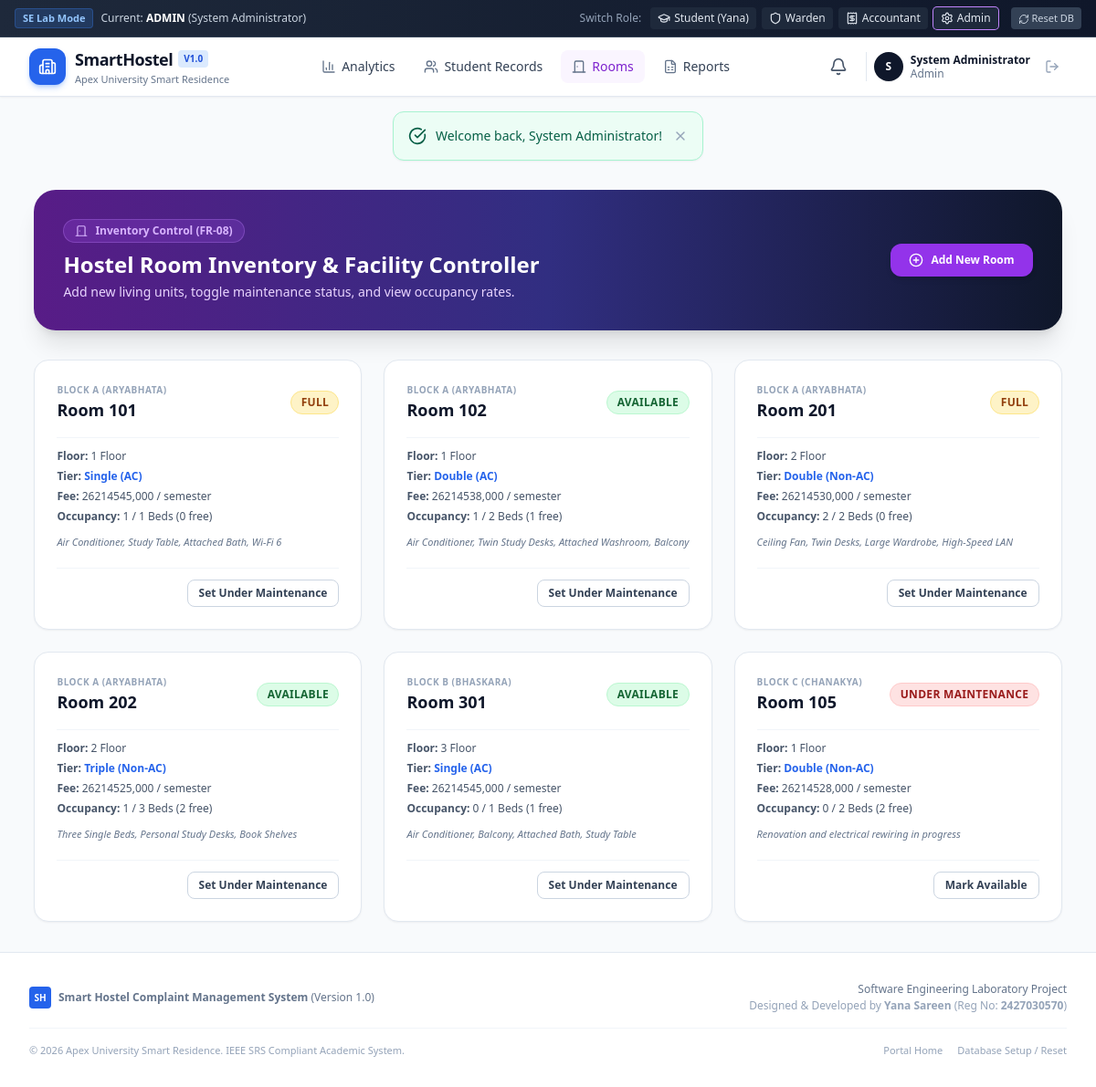
Screenshot of /admin_rooms.php (signed in) with the database file from the repository.
### tables this page shows
CREATE TABLE `rooms` (
  `id` INT AUTO_INCREMENT PRIMARY KEY,
  `room_number` VARCHAR(20) NOT NULL UNIQUE,
  `block` VARCHAR(50) NOT NULL,
  `floor` INT NOT NULL DEFAULT 1,
  `room_type` VARCHAR(50) NOT NULL DEFAULT 'Double (Non-AC)',
  `capacity` INT NOT NULL DEFAULT 2,
  `occupied_beds` INT NOT NULL DEFAULT 0,
  `fee_per_semester` DECIMAL(10,2) NOT NULL DEFAULT 35000.00,
  `status` ENUM('Available', 'Full', 'Under Maintenance') NOT NULL DEFAULT 'Available',
  `amenities` TEXT DEFAULT NULL,
  `created_at` DATETIME DEFAULT CURRENT_TIMESTAMP
);

### admin_rooms.php (the view, shortened to what this page needs)
<?php
$db = get_db();
$rooms_data = $db->query("SELECT * FROM rooms ORDER BY block, room_number")->fetchAll();
require_once __DIR__ . '/includes/header.php';
require_once __DIR__ . '/includes/navbar.php';
?>
<div class="max-w-7xl mx-auto px-4 sm:px-6 lg:px-8 py-8 space-y-8">
    <div class="bg-gradient-to-r from-purple-900 via-indigo-900 to-slate-900 rounded-3xl p-6 sm:p-8 text-white shadow-xl flex flex-col sm:flex-row sm:items-center justify-between gap-4">
        <div>
            <div class="inline-flex items-center gap-2 px-3 py-1 rounded-full text-xs font-semibold bg-purple-500/20 text-purple-300 border border-purple-400/30 mb-2">
                <i data-lucide="door-closed" class="w-3.5 h-3.5"></i> Inventory Control (FR-08)
            </div>
            <h1 class="text-2xl font-black">Hostel Room Inventory & Facility Controller</h1>
            <p class="text-xs sm:text-sm text-purple-200 mt-1">Add new living units, toggle maintenance status, and view occupancy rates.</p>
        </div>
        <button onclick="openModal('addRoomModal')" class="px-5 py-2.5 rounded-xl bg-purple-600 hover:bg-purple-500 text-white font-bold text-xs shadow-md transition flex items-center gap-2 flex-shrink-0">
            <i data-lucide="plus-circle" class="w-4 h-4"></i> Add New Room
        </button>
    </div>
    <div class="grid grid-cols-1 sm:grid-cols-2 lg:grid-cols-3 gap-6">
        <?php foreach ($rooms_data as $rm): ?>
            <?php
                $vacant = $rm['capacity'] - $rm['occupied_beds'];
            ?>
            <div class="p-6 rounded-2xl bg-white border border-slate-200 shadow-sm text-xs flex flex-col justify-between card-hover">
                <div>
                    <div class="flex items-center justify-between">
                        <div>
                            <span class="text-[10px] font-bold text-slate-400 uppercase tracking-wider"><?= htmlspecialchars($rm['block']) ?></span>
                            <h3 class="font-black text-slate-900 text-lg">Room <?= htmlspecialchars($rm['room_number']) ?></h3>
                        </div>
                        <span class="badge-status <?= $rm['status'] === 'Available' ? 'badge-resolved' : ($rm['status'] === 'Under Maintenance' ? 'badge-escalated' : 'badge-pending') ?>">
                            <?= htmlspecialchars($rm['status']) ?>
                        </span>
                    </div>
                    <div class="mt-4 pt-3 border-t border-slate-100 space-y-1.5 text-slate-600">
                        <p><strong>Floor:</strong> <?= $rm['floor'] ?> Floor</p>
                        <p><strong>Tier:</strong> <span class="text-blue-600 font-bold"><?= htmlspecialchars($rm['room_type']) ?></span></p>
                        <p><strong>Fee:</strong> <?= CURRENCY_SYMBOL ?><?= number_format($rm['fee_per_semester'], 0) ?> / semester</p>
                        <p><strong>Occupancy:</strong> <?= $rm['occupied_beds'] ?> / <?= $rm['capacity'] ?> Beds (<?= $vacant ?> free)</p>
                    </div>
                    <?php if ($rm['amenities']): ?>
                        <div class="mt-3 text-[11px] text-slate-500 italic">
                            <?= htmlspecialchars($rm['amenities']) ?>
                        </div>
                    <?php endif; ?>
                </div>
                <div class="mt-5 pt-3 border-t border-slate-100 flex justify-end">
                    <form method="POST" action="admin_rooms.php">
                        <button type="submit" class="px-3 py-1.5 rounded-lg border border-slate-300 hover:bg-slate-100 text-slate-700 text-xs font-semibold transition">
                            <?= $rm['status'] === 'Under Maintenance' ? 'Mark Available' : 'Set Under Maintenance' ?>
                        </button>
                    </form>
                </div>
            </div>
        <?php endforeach; ?>
    </div>
</div>
<?php require_once __DIR__ . '/includes/footer.php'; ?>

### assets/css/styles.css (style rules this page uses)
:root { --primary: #2563eb; --primary-hover: #1d4ed8; --primary-light: #eff6ff; --secondary: #475569; --success: #16a34a; --warning: #f59e0b; --danger: #dc2626; --dark: #0f172a; --card-bg: #ffffff; --border-color: #e2e8f0; }
body { font-family: -apple-system, BlinkMacSystemFont, "Segoe UI", Roboto, "Helvetica Neue", Arial, sans-serif; background-color: #f8fafc; color: #1e293b; min-height: 100vh; display: flex; flex-direction: column; }
.badge-status { display: inline-flex; align-items: center; padding: 0.25rem 0.65rem; border-radius: 9999px; font-size: 0.75rem; font-weight: 600; letter-spacing: 0.025em; text-transform: uppercase; }
.badge-pending { background-color: #fef3c7; color: #92400e; border: 1px solid #fde68a; }
.badge-resolved { background-color: #dcfce7; color: #166534; border: 1px solid #bbf7d0; }
.badge-escalated { background-color: #fee2e2; color: #991b1b; border: 1px solid #fecaca; animation: pulse 2s cubic-bezier(0.4, 0, 0.6, 1) infinite; }
.card-hover { transition: all 0.2s ease; }

### rows the page displays
rooms: block "BLOCK A (ARYABHATA)", room_number "101", status "FULL", floor "1", room_type "Single (AC)", fee_per_semester "45,000", occupied_beds "1", capacity "1", vacant "0", amenities "Air Conditioner, Study Table, Attached Bath, Wi-Fi 6", shows "Set Under Maintenance"
rooms: block "BLOCK A (ARYABHATA)", room_number "102", status "AVAILABLE", floor "1", room_type "Double (AC)", fee_per_semester "38,000", occupied_beds "1", capacity "2", amenities "Air Conditioner, Twin Study Desks, Attached Washroom, Balcony", shows "Set Under Maintenance"
rooms: block "BLOCK A (ARYABHATA)", room_number "201", status "FULL", floor "2", room_type "Double (Non-AC)", fee_per_semester "30,000", occupied_beds "2", capacity "2", vacant "0", amenities "Ceiling Fan, Twin Desks, Large Wardrobe, High-Speed LAN", shows "Set Under Maintenance"
rooms: block "BLOCK A (ARYABHATA)", room_number "202", status "AVAILABLE", floor "2", room_type "Triple (Non-AC)", fee_per_semester "25,000", occupied_beds "1", capacity "3", vacant "2", amenities "Three Single Beds, Personal Study Desks, Book Shelves", shows "Set Under Maintenance"
rooms: block "BLOCK B (BHASKARA)", room_number "301", status "AVAILABLE", floor "3", room_type "Single (AC)", fee_per_semester "45,000", occupied_beds "0", capacity "1", amenities "Air Conditioner, Balcony, Attached Bath, Study Table", shows "Set Under Maintenance"
rooms: block "BLOCK C (CHANAKYA)", room_number "105", status "UNDER MAINTENANCE", floor "1", room_type "Double (Non-AC)", fee_per_semester "28,000", occupied_beds "0", capacity "2", amenities "Renovation and electrical rewiring in progress", shows "Mark Available"

### other values shown
$current_role "ADMIN"
$user['name'] "System Administrator"
substr($user['name'] ?? 'U', 0, 1) "S"
$role "Admin"
$flash['message'] "Welcome back, System Administrator!"
APP_NAME "Smart Hostel Complaint Management System"
APP_VERSION "1.0"
HOSTEL_NAME "Apex University Smart Residence"
